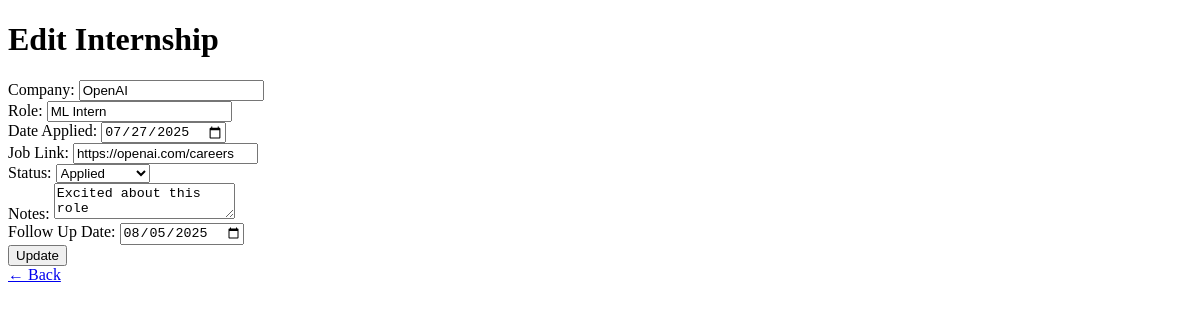
Before: /edit/1 with the older database file.
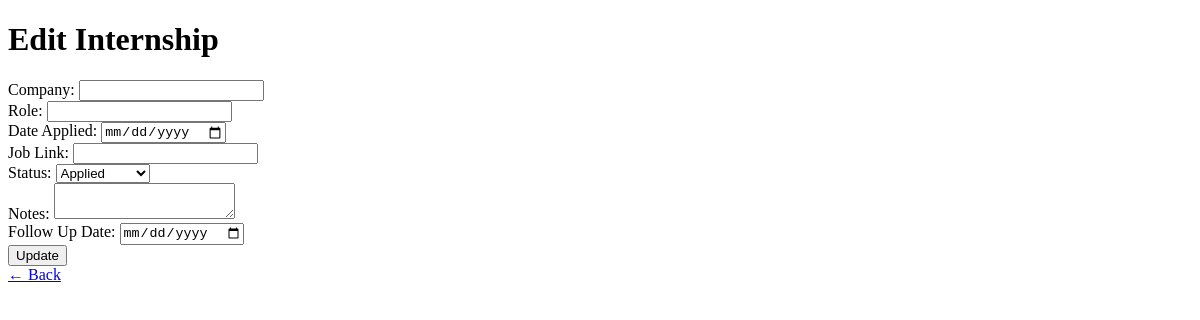
After: the same page with the newer database file.
### tables this page shows
CREATE TABLE applications (
        id INTEGER PRIMARY KEY AUTOINCREMENT,
        company TEXT NOT NULL,
        role TEXT NOT NULL,
        date_applied TEXT,
        job_link TEXT,
        status TEXT,
        notes TEXT,
        follow_up_date TEXT
    );

### app.py (the view, shortened to what this page needs)
@app.route('/edit/<int:id>', methods=['GET', 'POST'])
def edit_internship(id):
    conn = get_db_connection()
    app_data = conn.execute('SELECT * FROM applications WHERE id = ?', (id,)).fetchone()
    conn.close()
    return render_template('edit_internship.html', app=app_data)

### app.py (called while the page is built)
def get_db_connection():
    db_path = os.path.abspath('internships.db')
    print(f"Connecting to DB at: {db_path}")
    conn = sqlite3.connect('internships.db')
    conn.row_factory = sqlite3.Row
    return conn

### templates/edit_internship.html (shortened to what this page needs)
<!DOCTYPE html>
<html>
<head>
</head>
<body>
    <h1>Edit Internship</h1>
    <form method="POST">
        <label>Company: <input type="text" name="company" value="{{ app.company }}" required></label><br>
        <label>Role: <input type="text" name="role" value="{{ app.role }}" required></label><br>
        <label>Date Applied: <input type="date" name="date_applied" value="{{ app.date_applied }}"></label><br>
        <label>Job Link: <input type="url" name="job_link" value="{{ app.job_link }}"></label><br>
        <label>Status:
            <select name="status">
                {% for s in ["Applied", "Interviewing", "Offer", "Rejected"] %}
                    <option value="{{ s }}" {% if app.status == s %}selected{% endif %}>{{ s }}</option>
                {% endfor %}
            </select>
        </label><br>
        <label>Notes: <textarea name="notes">{{ app.notes }}</textarea></label><br>
        <label>Follow Up Date: <input type="date" name="follow_up_date" value="{{ app.follow_up_date }}"></label><br>
        <button type="submit">Update</button>
    </form>
    <a href="/">← Back</a>
</body>
</html>

Changed rows visible on the page:
removed applications: company "OpenAI", role "ML Intern", date_applied "07/27/2025", job_link "https://openai.com/careers", status "Applied", notes "Excited about this role", follow_up_date "08/05/2025"
Other visible differences:
form field status: (not shown) → "Applied"
